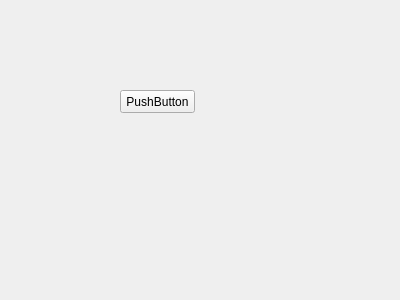
<?xml version="1.0" encoding="UTF-8"?>
<ui version="4.0">
 <class>Ui_AMP_DockWidgetAssetProp</class>
 <widget class="QWidget" name="Ui_AMP_DockWidgetAssetProp">
  <property name="geometry">
   <rect>
    <x>0</x>
    <y>0</y>
    <width>400</width>
    <height>300</height>
   </rect>
  </property>
  <property name="windowTitle">
   <string>Form</string>
  </property>
  <widget class="QPushButton" name="pushButton">
   <property name="geometry">
    <rect>
     <x>120</x>
     <y>90</y>
     <width>75</width>
     <height>23</height>
    </rect>
   </property>
   <property name="text">
    <string>PushButton</string>
   </property>
  </widget>
 </widget>
 <resources/>
 <connections/>
</ui>
